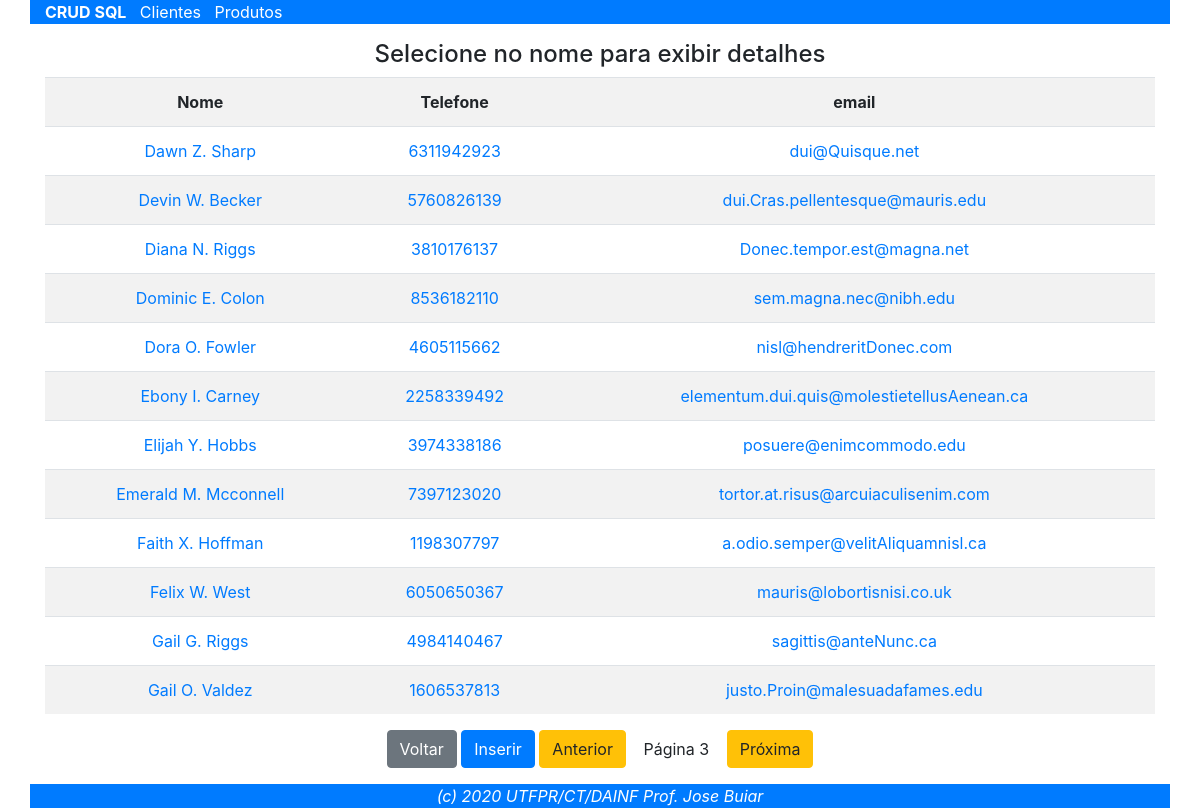
Screenshot of /parte-7/index.php?ctl=ClienteController&mtd=listar&pg=3 with the database file from the repository.
### tables this page shows
CREATE TABLE `cliente` (
  `id` int(11) NOT NULL,
  `nome` text NOT NULL,
  `cpf` decimal(11,0) NOT NULL,
  `telefone` decimal(11,0) NOT NULL,
  `email` text NOT NULL
);

### parte-7/ControllerBase.php (called while the page is built, shortened)
<?php
class ControllerBase {
    public function __construct() {
		$this->model = new $this->nomeModel;
	}
	public function chamarView($nomeView, $info=array()) {
		include "{$nomeView}.php";
	}
}

### parte-7/ControllerSql.php (called while the page is built, shortened)
<?php
class ControllerSql extends ControllerBase {
	public $nomeViewList='ViewListaLink';
	public function listar() {
		$dados = $this->model->read();
		$this->chamarView(
			$this->nomeViewList, array(
				'dados'	=>	$dados,
				'controller'	=>	get_class($this)
		));
	}
}

### parte-7/Conexao.php (called while the page is built, shortened)
<?php
class Conexao
{
    private static $conexao;
    public static function getInstance()
    {
        if (is_null(self::$conexao)) {
            self::$conexao = new \PDO(
				'mysql:host=localhost;port=3306;dbname=csm41',
				'csm41',
				'csm41'
			);
            self::$conexao->setAttribute(
				\PDO::ATTR_ERRMODE,
				\PDO::ERRMODE_EXCEPTION
			);
            self::$conexao->exec('set names utf8');
        }
        return self::$conexao;
    }
}

### parte-7/ModelSql.php (called while the page is built, shortened)
<?php
class ModelSql {
	protected	$tabela		=	null;
	protected	$colunas	=	array( );
	protected	$sort		=	array( );
	protected	$chave		=	null;
	function __construct() {
		$this->conexao = Conexao::getInstance();
	}
	public function read($selecionado=null) {
		$listaColunas = $this->chave .', '.
			implode(", ", $this->colunas);
		$listaWhere = $selecionado ?
			" WHERE $this->chave=".$_REQUEST[$this->chave]
			:  null;
		$listaSort = sizeof($this->sort) > 0 ?
			" ORDER BY ".implode(", ",$this->sort) :
			null;
		$query =
			"SELECT $listaColunas FROM $this->tabela ".
			"$listaWhere$listaSort";
        try {
			$stmt    = $this->conexao->prepare($query);
			$result  = array();
			if ($stmt->execute()) {
				while ($rs = $stmt->fetch()) {
					$result[] = $rs;
				}
			}
		}
		catch(PDOException $e) {
			alert("Erro em SELECT : ".$e->getMessage());
		}
		if ($selecionado == null) return $result;
		return $result[0];
	}
}

### parte-7/ClienteViewListaLink.php (the view, shortened to what this page needs)
<?php
$limite=12;
?>
<div class='container text-center'>
<div class='row'>
<div class='col-12'>
<h4>Selecione no nome para exibir detalhes</h4>
<table class='table table-striped'>
	<tr>
		<th>Nome</th>
		<th>Telefone</th>
		<th>email</th>
	</tr>
<?php
$contador=0;
$pagina = isset($_REQUEST['pg']) ? $_REQUEST['pg'] : 1;
$inicio=($pagina-1)*$limite;
$final=($pagina)*$limite;
foreach ($dados as $valor) {
	++$contador;
	if ($contador <= $inicio) continue;
	$url="?ctl=".$controller."&mtd=buscar&id=".$valor['id'];
?>
	<tr>
		<td><a href='<?php print "$url";?>'><?php print $valor['nome'];?></a></td>
		<td><a href='<?php print "$url";?>'><?php print $valor['telefone'];?></a></td>
		<td><a href='<?php print "$url";?>'><?php print $valor['email'];?></a></td>
	</tr>
<?php
	if ( $contador >= ($final) ) break;
}
$anterior = $pagina<2 ? ' disabled' : null;
$proxima  = $pagina*$limite > sizeof($dados) ? ' disabled' : null;
?>
</table>
<a class='btn btn-secondary' href=?>Voltar</a>
<a class='btn btn-primary' href='?ctl=<?php print $controller; ?>&mtd=adicionar'>Inserir</a>
<a class='btn btn-warning<?php print $anterior;?>' href='?ctl=<?php print $controller; ?>&mtd=listar&pg=<?php print $pagina-1;?>'>Anterior</a>
<a class='btn btn-white'>Página <?php print $pagina;?></a>
<a class='btn btn-warning<?php print $proxima;?>' href='?ctl=<?php print $controller; ?>&mtd=listar&pg=<?php print $pagina+1;?>'>Próxima</a>
</div>
</div>
</div>

### rows the page displays
cliente: nome "Dawn Z. Sharp", telefone "6311942923", email "dui@Quisque.net"
cliente: nome "Devin W. Becker", telefone "5760826139", email "dui.Cras.pellentesque@mauris.edu"
cliente: nome "Diana N. Riggs", telefone "3810176137", email "Donec.tempor.est@magna.net"
cliente: nome "Dominic E. Colon", telefone "8536182110", email "sem.magna.nec@nibh.edu"
cliente: nome "Dora O. Fowler", telefone "4605115662", email "nisl@hendreritDonec.com"
cliente: nome "Ebony I. Carney", telefone "2258339492", email "elementum.dui.quis@molestietellusAenean.ca"
cliente: nome "Elijah Y. Hobbs", telefone "3974338186", email "posuere@enimcommodo.edu"
cliente: nome "Emerald M. Mcconnell", telefone "7397123020", email "tortor.at.risus@arcuiaculisenim.com"
cliente: nome "Faith X. Hoffman", telefone "1198307797", email "a.odio.semper@velitAliquamnisl.ca"
cliente: nome "Felix W. West", telefone "6050650367", email "mauris@lobortisnisi.co.uk"
cliente: nome "Gail G. Riggs", telefone "4984140467", email "sagittis@anteNunc.ca"
cliente: nome "Gail O. Valdez", telefone "1606537813", email "justo.Proin@malesuadafames.edu"

### other values shown
$pagina "3"
